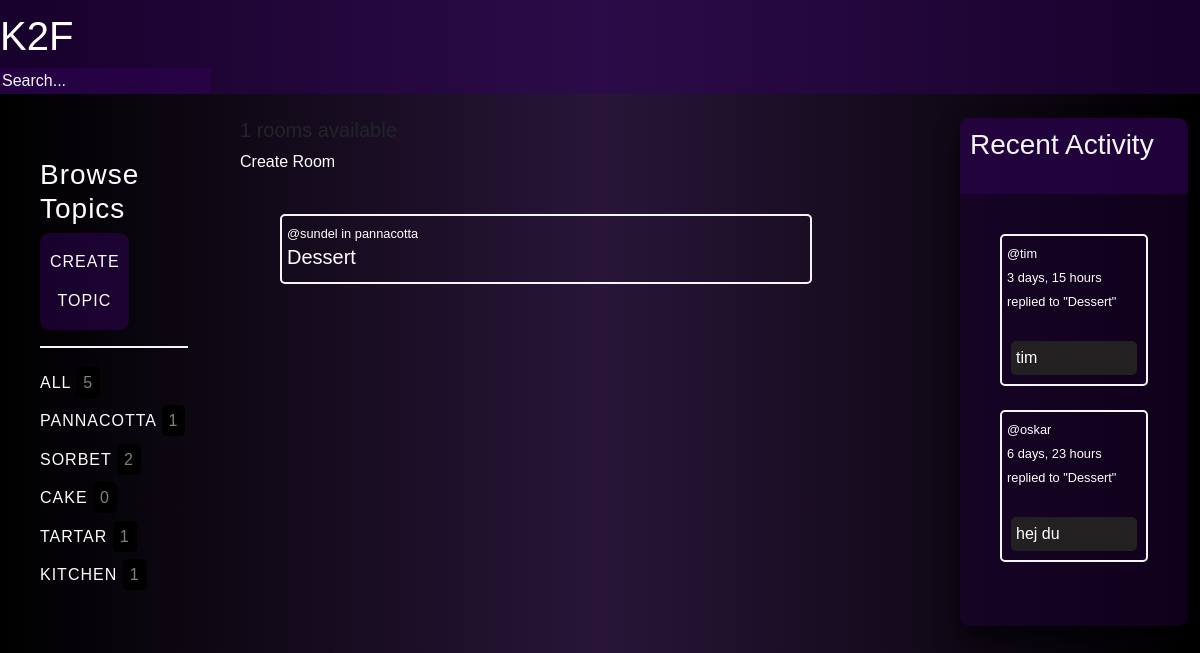
The page /home?q=pannacotta on the database its author committed.
### base/models.py (models this page shows, shortened)
class Topic(models.Model):
    name = models.CharField(max_length=200)

class Room(models.Model):
    host = models.ForeignKey(User, on_delete=models.SET_NULL, null=True)
    topic = models.ForeignKey(Topic, on_delete=models.SET_NULL, null=True)
    name = models.CharField(max_length=200)
    description = models.TextField(null=True, blank=True)
    participants = models.ManyToManyField(User, related_name='participants', blank=True)
    updated = models.DateTimeField(auto_now=True)
    created = models.DateTimeField(auto_now_add=True)
    class Meta:
        ordering = ['-updated', '-created']
    def __str__(self):
        return self.name

class Message(models.Model):
    user = models.ForeignKey(User, on_delete=models.CASCADE)
    room = models.ForeignKey(Room, on_delete=models.CASCADE)
    body = models.TextField()
    updated = models.DateTimeField(auto_now=True)
    created = models.DateTimeField(auto_now_add=True)
    class Meta:
        ordering = ['-updated', '-created']
    def __str__(self):
        return self.body[0:50]

### base/views.py (the view)
# urls.py: path('home', views.home, name='home'),
def home(request):
    q = request.GET.get('q') if request.GET.get('q') != None else ''
    rooms = Room.objects.filter(Q(topic__name__icontains=q) |
                                Q(name__icontains=q) |
                                Q(description__icontains=q)
                                )
    topics = Topic.objects.all()
    room_count = rooms.count()
    room_messages = Message.objects.filter(Q(room__topic__name__icontains=q))
    context = {'rooms': rooms, 'topics': topics,
               'room_count': room_count, 'room_messages': room_messages}
    return render(request, 'base/home.html', context)

### base/templates/base/home.html (shortened to what this page needs)
{% extends "base.html" %}
{% load static %}
{% block content %}
<div class="home-container">
    <div>
        {% include 'base/topics_component.html' %}
    </div>
    <div>
        <div>
            <h5>{{room_count}} rooms available</h5><a href="{% url 'create-room'%}">Create Room</a>
        </div>
        {% include 'base/feed_component.html' %}
    </div>
    <div class="">
        {% include 'base/activity_component.html' %}
    </div>
</div>
{% endblock %}

### base/templates/base/topics_component.html
<div class="topic-feed">
    <h3>Browse Topics</h3>
    <div class="create-btn">
        <a href="{% url 'create-topic' %}">Create topic</a>
    </div>
    <hr>
    <div>
        <a href="{% url 'home' %}">All <span>{{topics.count}}</span></a>
    </div>
    {% for topic in topics %}
    <div>
        <a href="{% url 'home' %}?q={{topic.name}}">{{topic.name}} <span>{{topic.room_set.all.count}}</span></a>
    </div>
    {% endfor %}
</div>

### base/templates/base/feed_component.html (shortened to what this page needs)
<div class="feed-feed">
    {% for room in rooms %}
    <div class="feed-wrapper">
        <small><a href="{% url 'user-profile' room.host.id %}">@{{room.host.username}}</a></small><small> in {{ room.topic.name }}</small>
        <h5><a href="{% url 'room' room.id %}">{{room.name}}</a></h5>
    </div>
    <br>
    {% endfor %}
</div>

### base/templates/base/activity_component.html (shortened to what this page needs)
<div class="activity-feed">
    <div class="activity-feed-header">
        <h3 >Recent Activity</h3>
        <br>
    </div>
    <div class="comment-fieald-wrapper">
        {% for message in room_messages %}
        <div class="comment-wrapper">
            <small><a href="{% url 'user-profile' message.user.id %}">@{{message.user}}</a>
            </small>
            <br>
            <small>{{message.created|timesince}}</small>
            <br>
            <small>replied to "{{message.room}}"</small>
            <br>
            <br>
            <p class="comment-field">{{message}}</p>
        </div>
        <br>
        {% endfor %}
    </div>
</div>

### static/css/base.css (style rules this page uses)
html { height: 100%; }
.home-container, .profile-container { display: grid; grid-template-columns: 1fr 3fr 1fr; }
a { text-decoration: none; color: hsl(0, 0%, 100%); }
.feed-wrapper { border: 2px solid whitesmoke; }
.activity-feed, .feed-feed, .topic-feed, .participants-feed hr { color: #fff; }
hr { border: 1px solid whitesmoke; }
.topic-feed { letter-spacing: 1px; line-height: 2.4; width: 95%; padding: 40px; }
.topic-feed a { text-transform: uppercase; }
.topic-feed span { color: grey; text-decoration: none; border: solid 2px black; padding: 5px; background-color: rgb(0, 0, 0); border-radius: 20%; height: 1px; }
.create-btn { background-color: rgba(49, 2, 88, 0.5); color: white; padding: 16px; font-size: 16px; border: none; width: 60%; padding: 10px; text-align: center; border-radius: 10px; }
.activity-feed, .participants-feed { width: 95%; background: rgba(30, 1, 53, 0.5); box-sizing: border-box; box-shadow: 0 15px 25px rgba(0, 0, 0, .6); border: none; border-radius: 10px; }
.activity-feed-header, .participants-feed-header { background-color: rgba(49, 2, 88, 0.5); margin: 0; color: whitesmoke; padding-top: 10px; padding-left: 10px; border: none; border-top-left-radius: 10px; border-top-right-radius: 10px; }
.comment-fieald-wrapper { padding: 40px; }
.comment-wrapper { border: solid 2px whitesmoke; padding: 5px; border-radius: 5px; }
.comment-field { background-color: rgb(34, 32, 32); padding: 5px; margin: 4px; border-radius: 5px; }
.feed-feed { width: 85%; padding: 40px; border: none; border-radius: 10px; }
.feed-wrapper { border: solid 2px whitesmoke; padding: 5px; border-radius: 5px; }

### rows shown on the page
Topic: name "PANNACOTTA", room_set.all.count "1"
Topic: name "SORBET", room_set.all.count "2"
Topic: name "CAKE", room_set.all.count "0"
Topic: name "TARTAR", room_set.all.count "1"
Topic: name "KITCHEN", room_set.all.count "1"
Room: host.username "sundel", topic.name "pannacotta", name "Dessert"
Message: user "tim", created "3 days, 15 hours", room "Dessert", body "tim"
Message: user "oskar", created "6 days, 23 hours", room "Dessert", body "hej du"

### other values the page prints
{{ topics.count }} "5"
{{ room_count }} "1"
